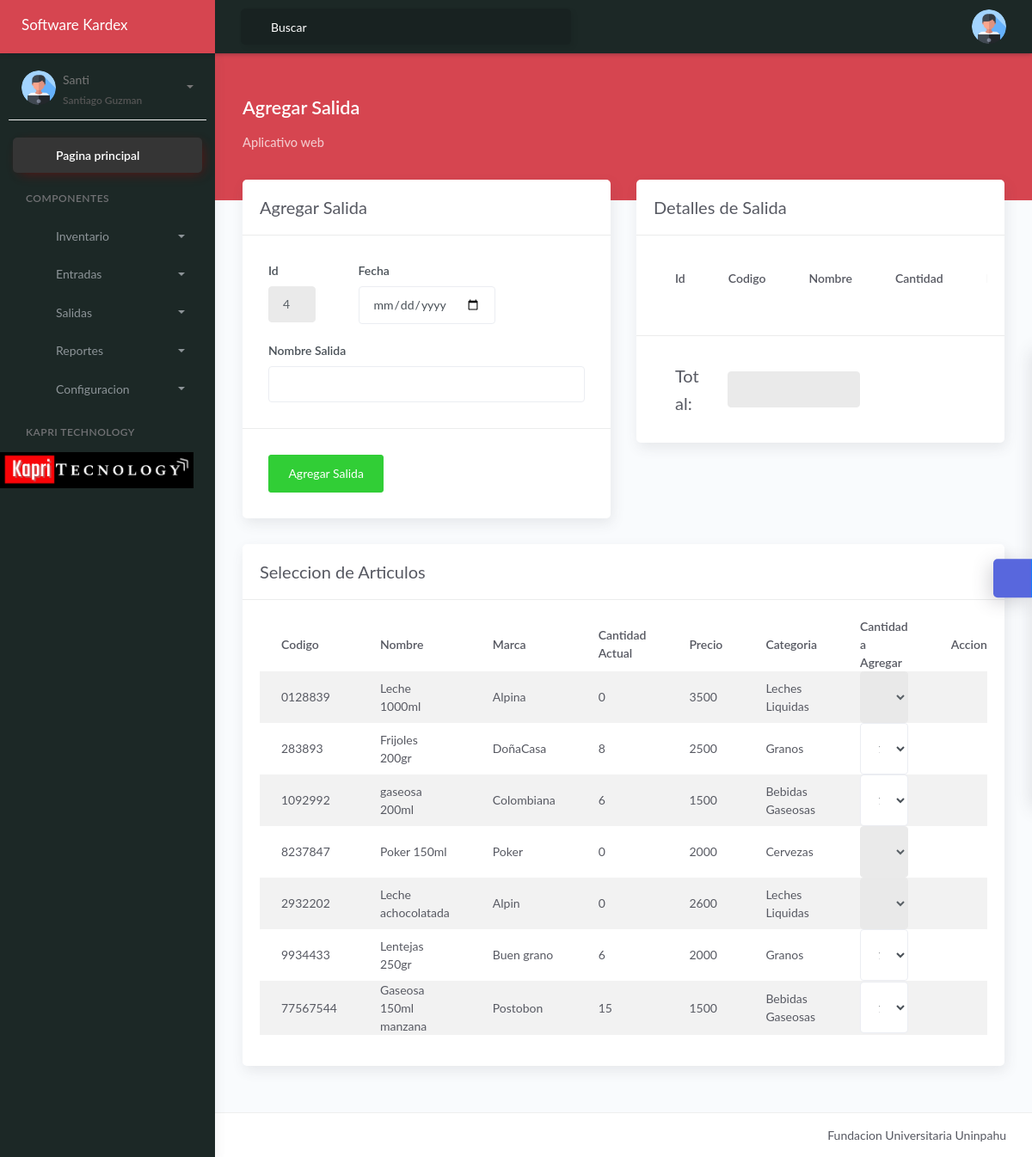
Page /Admin/SeccionAdmin/Paginas/AgregarSalida.php (signed in) on the committed database.
### tables this page shows
CREATE TABLE `usuarios` (
  `Id_Usuario` int(11) NOT NULL,
  `Cedula` int(20) NOT NULL,
  `Nombre_Usuario` varchar(100) NOT NULL,
  `Nombre` varchar(100) NOT NULL,
  `Apellido` varchar(100) NOT NULL,
  `Correo` varchar(100) NOT NULL,
  `Contraseña` varchar(100) NOT NULL,
  `Estado` tinyint(4) NOT NULL
);

CREATE TABLE `salidas` (
  `Id_Salida` int(11) NOT NULL,
  `Nombre` varchar(100) NOT NULL,
  `Fecha` date NOT NULL,
  `PrecioTotal` int(50) NOT NULL,
  `Estado` tinyint(1) NOT NULL DEFAULT 1,
  `Procesado` tinyint(1) NOT NULL DEFAULT 0
);

CREATE TABLE `articulos` (
  `Id_Articulo` int(11) NOT NULL,
  `Codigo` varchar(100) NOT NULL,
  `Id_Categoria` int(11) NOT NULL,
  `Nombre` varchar(100) NOT NULL,
  `Cantidad` int(11) NOT NULL,
  `Marca` varchar(100) NOT NULL,
  `PrecioCosto` int(50) NOT NULL,
  `PrecioVenta` int(50) NOT NULL,
  `StockIdeal` int(11) NOT NULL,
  `Estado` tinyint(1) NOT NULL
);

CREATE TABLE `categorias` (
  `IdCategoria` int(11) NOT NULL,
  `Nombre` varchar(100) NOT NULL,
  `Descripcion` text NOT NULL
);

### Admin/SeccionAdmin/Paginas/AgregarSalida.php (the view, shortened to what this page needs)
<?php
	$objeto = new Conexion();
	$conexion =$objeto-> Conectar();
	if (isset($_SESSION['Id_Usuario'])) {
		$Id=$_SESSION['Id_Usuario'];
		$Sentencia = $conexion->prepare('select * from usuarios where Id_Usuario = ?;');
		$Sentencia ->execute([$Id]);
		$datos =  $Sentencia ->fetch(PDO::FETCH_ASSOC);
		$Sentencia = $conexion->prepare('SELECT Id_Articulo,Codigo,articulos.Nombre,Cantidad,Marca,PrecioCosto,PrecioVenta,StockIdeal,categorias.Nombre AS categoria FROM articulos
		LEFT JOIN categorias on Id_Categoria = categorias.IdCategoria');
		$Sentencia ->execute();
		$Productos =  $Sentencia ->fetchAll(PDO::FETCH_ASSOC);
		$Sentencia = $conexion->prepare('SELECT Id_Salida FROM Salidas ORDER by Id_Salida DESC LIMIT 1');
		$Sentencia ->execute();
		$Id_Ultimo =  $Sentencia ->fetch(PDO::FETCH_ASSOC);
	}else {
		echo "Error en la variable";
	}
?>
<!DOCTYPE html>
<html lang="es">
<head>
	<link rel="stylesheet" href="../assets/css/bootstrap.min.css">
	<link rel="stylesheet" href="../assets/css/atlantis.min.css">
	<link rel="stylesheet" href="../assets/css/demo.css">
</head>
<body>
	<div class="wrapper">
		<div class="main-header">
			<div class="logo-header" data-background-color="blue">
				<a href="index.php" class="logo" style="color:white;">
					Software Kardex
				</a>
				<div class="nav-toggle">
					<button class="btn btn-toggle toggle-sidebar">
					</button>
				</div>
			</div>
			<nav class="navbar navbar-header navbar-expand-lg" data-background-color="blue2">
				<div class="container-fluid">
					<div class="collapse" id="search-nav">
						<form class="navbar-left navbar-form nav-search mr-md-3">
							<div class="input-group">
								<div class="input-group-prepend">
									<button type="submit" class="btn btn-search pr-1">
									</button>
								</div>
								<input type="text" placeholder="Buscar" class="form-control">
							</div>
						</form>
					</div>
					<ul class="navbar-nav topbar-nav ml-md-auto align-items-center">
						<li class="nav-item dropdown hidden-caret">
							<a class="dropdown-toggle profile-pic" data-toggle="dropdown" href="#"
								aria-expanded="false">
								<div class="avatar-sm">
									<img src="../assets/img/Perfil/perfil.png" alt="..."
										class="avatar-img rounded-circle">
								</div>
							</a>
						</li>
					</ul>
				</div>
		</div>
		<div class="sidebar sidebar-style-2">
			<div class="sidebar-wrapper scrollbar scrollbar-inner">
				<div class="sidebar-content">
					<div class="user">
						<div class="avatar-sm float-left mr-2">
							<img src="../assets/img/Perfil/perfil.png" alt="..." class="avatar-img rounded-circle">
						</div>
						<div class="info">
							<a data-toggle="collapse" href="#collapseExample" aria-expanded="true">
								<span>
									<?php echo $datos['Nombre_Usuario']?>
									<span
										class="user-level"><?php echo $datos['Nombre']." ".$datos['Apellido'];?></span>
									<span class="caret"></span>
								</span>
							</a>
						</div>
					</div>
					<?php  include "./../Modelosphp/MenuLateral.php" ?>
				</div>
			</div>
		</div>
		<div class="main-panel">
			<div class="content">
				<div class="panel-header bg-dark2">
					<div class="page-inner py-5">
						<div class="d-flex align-items-left align-items-md-center flex-column flex-md-row">
							<div>
								<h2 class="text-white pb-2 fw-bold">Agregar Salida</h2>
								<h5 class="text-white op-7 mb-2">Aplicativo web</h5>
							</div>
						</div>
					</div>
				</div>
				<div class="page-inner mt--5">
					<div class="row">
						<div class="col-md-6">
							<div class="card">
								<div class="card-header">
									<div class="card-title">Agregar Salida</div>
								</div>
								<div class="card-body">
									<form action="" method="post" id="Form_Salida">
										<div class="row">
											<div class="col-md-3 col-lg-3">
												<div class="form-group">
													<label for="email2">Id</label>
													<input type="text" disabled class="form-control" name="Id" value="<?php
													echo $Id_Ultimo['Id_Salida']+1;
													?>">
												</div>
											</div>
											<div class="col-md-6 col-lg-6">
												<div class="form-group">
													<label for="email2">Fecha</label>
													<input type="date" class="form-control" name="Fecha" required>
												</div>
											</div>
										</div>
										<div class="row">
											<div class="col-md-12 col-lg-12">
												<div class="form-group">
													<label for="email2">Nombre Salida</label>
													<input type="text" class="form-control" name="Nombre" required>
												</div>
											</div>
										</div>
								</div>
								<div class="card-action">
									<button type="submit" class="btn btn-success">Agregar Salida</button>
								</div>
							</div>
						</div>
						<div class="col-md-6">
							<div class="card">
								<div class="card-header">
									<div class="card-title">Detalles de Salida</div>
								</div>
								<form action="" method="post">
								<div class="card-body">
									<table class="table table-striped table-inverse table-responsive" id="TablaAdds">
										<thead class="thead-inverse">
											<tr>
												<th>Id</th>
												<th>Codigo</th>
												<th>Nombre</th>
												<th>Cantidad</th>
												<th>PrecioUnidad</th>
											</tr>
											</thead>
									</table>
								</div>
								<div class="card-action">
									<div class="d-flex align-items-center">
										<div class="col-md-2 col-lg-2">
											<h6 class="card-title">Total:</h6>
										</div>
										<div class="col-md-6 col-lg-6">
											<input type="text" disabled class="form-control ml-auto" name="ValorTotal" id="ValorTotal" >
										</div>
									</div>
								</div>
								</form>
							</div>
						</div>
					</div>
					<div class="row">
						<div class="col-md-12">
							<div class="card">
								<div class="card-header">
									<div class="card-title">Seleccion de  Articulos </div>
								</div>
								<form action="" method="post">
								<div class="card-body">
									<table class="table table-striped table-inverse table-responsive" id="TblProductos">
										<thead class="thead-inverse">
											<tr>
												<th>Codigo</th>
												<th>Nombre</th>
												<th>Marca</th>
												<th>Cantidad Actual</th>
												<th>Precio</th>
												<th>Categoria</th>
												<th>Cantidad a Agregar</th>
												<th>Accion</th>
											</tr>
											</thead>
											<tbody>
											<?php foreach ($Productos as $Producto ) {?>
												<tr>
													<td>
													<?php echo $Producto['Codigo'] ?></td>
													<td><?php echo $Producto['Nombre'] ?></td>
													<td><?php echo $Producto['Marca'] ?></td>
													<td><?php echo $Producto['Cantidad'] ?></td>
													<td><?php echo $Producto['PrecioVenta'] ?></td>
													<td><?php echo $Producto['categoria'] ?></td>
													<td><select name="Cantidad" id="Cantidad" class="form-control"
													<?php
													if($Producto['Cantidad']<=0) {echo"disabled";}else{echo " ";}  ?>
													>
														<?php
														for ($i=1; $i <=$Producto['Cantidad']; $i++) {
															echo "<option value=$i>$i</option>";
														}  ?>
													</select></td>
													<td></td>
												</tr>
											<?php }  ?>
											</tbody>
									</table>
								</div>
								</form>
							</div>
						</div>
					</div>
				</div>
			</div>
			<footer class="footer">
				<div class="container-fluid">
					<div class="copyright ml-auto">
						Fundacion Universitaria Uninpahu
					</div>
				</div>
			</footer>
		</div>
		<div class="custom-template">
			<div class="custom-toggle">
			</div>
		</div>
	</div>
</body>
</html>

### Admin/SeccionAdmin/assets/css/demo.css (style rules this page uses)
.custom-template { position: fixed; top: 50%; transform: translateY(-50%); right: -325px; width: 325px; height: max-content; display: block; z-index: 1; background: #ffffff; transition: all .3s; z-index: 1003; box-shadow: -1px 1px 20px rgba(69, 65, 78, 0.15); border-top-left-radius: 5px; border-bottom-left-radius: 5px; transition: all .5s; }
.custom-template .custom-toggle { position: absolute; width: 45px; height: 45px; background: rgb(88, 103, 221); top: 50%; left: -45px; transform: translateY(-50%); display: flex; align-items: center; justify-content: center; text-align: center; border-top-left-radius: 5px; border-bottom-left-radius: 5px; border-right: 1px solid #177dff; cursor: pointer; color: #ffffff; box-shadow: -5px 5px 20px rgba(69, 65, 78, 0.21); }

### rows in the picture
usuarios: Nombre_Usuario "Santi", Nombre "Santiago", Apellido "Guzman"
salidas: Id "4"
articulos: Codigo "0128839", Nombre "Leche 1000ml", Marca "Alpina", Cantidad "0", PrecioVenta "3500", Id_Categoria.Nombre "Leches Liquidas"
articulos: Codigo "283893", Nombre "Frijoles 200gr", Marca "DoñaCasa", Cantidad "8", PrecioVenta "2500", Id_Categoria.Nombre "Granos", Cantidad "1"
articulos: Codigo "1092992", Nombre "gaseosa 200ml", Marca "Colombiana", Cantidad "6", PrecioVenta "1500", Id_Categoria.Nombre "Bebidas Gaseosas", Cantidad "1"
articulos: Codigo "8237847", Nombre "Poker 150ml", Marca "Poker", Cantidad "0", PrecioVenta "2000", Id_Categoria.Nombre "Cervezas"
articulos: Codigo "2932202", Nombre "Leche achocolatada", Marca "Alpin", Cantidad "0", PrecioVenta "2600", Id_Categoria.Nombre "Leches Liquidas"
articulos: Codigo "9934433", Nombre "Lentejas 250gr", Marca "Buen grano", Cantidad "6", PrecioVenta "2000", Id_Categoria.Nombre "Granos", Cantidad "1"
articulos: Codigo "77567544", Nombre "Gaseosa 150ml manzana", Marca "Postobon", Cantidad "15", PrecioVenta "1500", Id_Categoria.Nombre "Bebidas Gaseosas", Cantidad "1"
